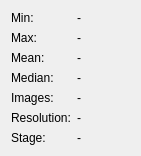
  <widget class="QWidget" name="layoutWidget">
   <property name="geometry">
    <rect>
     <x>10</x>
     <y>520</y>
     <width>141</width>
     <height>141</height>
    </rect>
   </property>
   <layout class="QFormLayout" name="formLayout">
    <property name="fieldGrowthPolicy">
     <enum>QFormLayout::AllNonFixedFieldsGrow</enum>
    </property>
    <item row="1" column="0">
     <widget class="QLabel" name="label_2">
      <property name="text">
       <string>Min:</string>
      </property>
     </widget>
    </item>
    <item row="1" column="1">
     <widget class="QLabel" name="labelMin">
      <property name="text">
       <string>-</string>
      </property>
     </widget>
    </item>
    <item row="2" column="0">
     <widget class="QLabel" name="label">
      <property name="sizePolicy">
       <sizepolicy hsizetype="Fixed" vsizetype="Fixed">
        <horstretch>0</horstretch>
        <verstretch>0</verstretch>
       </sizepolicy>
      </property>
      <property name="text">
       <string>Max:</string>
      </property>
     </widget>
    </item>
    <item row="2" column="1">
     <widget class="QLabel" name="labelMax">
      <property name="text">
       <string>-</string>
      </property>
     </widget>
    </item>
    <item row="3" column="0">
     <widget class="QLabel" name="label_4">
      <property name="text">
       <string>Mean:</string>
      </property>
     </widget>
    </item>
    <item row="3" column="1">
     <widget class="QLabel" name="labelMean">
      <property name="text">
       <string>-</string>
      </property>
     </widget>
    </item>
    <item row="4" column="0">
     <widget class="QLabel" name="label_3">
      <property name="text">
       <string>Median:</string>
      </property>
     </widget>
    </item>
    <item row="4" column="1">
     <widget class="QLabel" name="labelMedian">
      <property name="text">
       <string>-</string>
      </property>
     </widget>
    </item>
    <item row="5" column="0">
     <widget class="QLabel" name="label_5">
      <property name="text">
       <string>Images: </string>
      </property>
     </widget>
    </item>
    <item row="5" column="1">
     <widget class="QLabel" name="labelImagesRecorded">
      <property name="text">
       <string>-</string>
      </property>
     </widget>
    </item>
    <item row="6" column="0">
     <widget class="QLabel" name="label_9">
      <property name="text">
       <string>Resolution:</string>
      </property>
     </widget>
    </item>
    <item row="6" column="1">
     <widget class="QLabel" name="labelResolution">
      <property name="text">
       <string>-</string>
      </property>
     </widget>
    </item>
    <item row="7" column="0">
     <widget class="QLabel" name="label_18">
      <property name="text">
       <string>Stage:</string>
      </property>
     </widget>
    </item>
    <item row="7" column="1">
     <widget class="QLabel" name="labelStage">
      <property name="text">
       <string>-</string>
      </property>
     </widget>
    </item>
   </layout>
  </widget>
